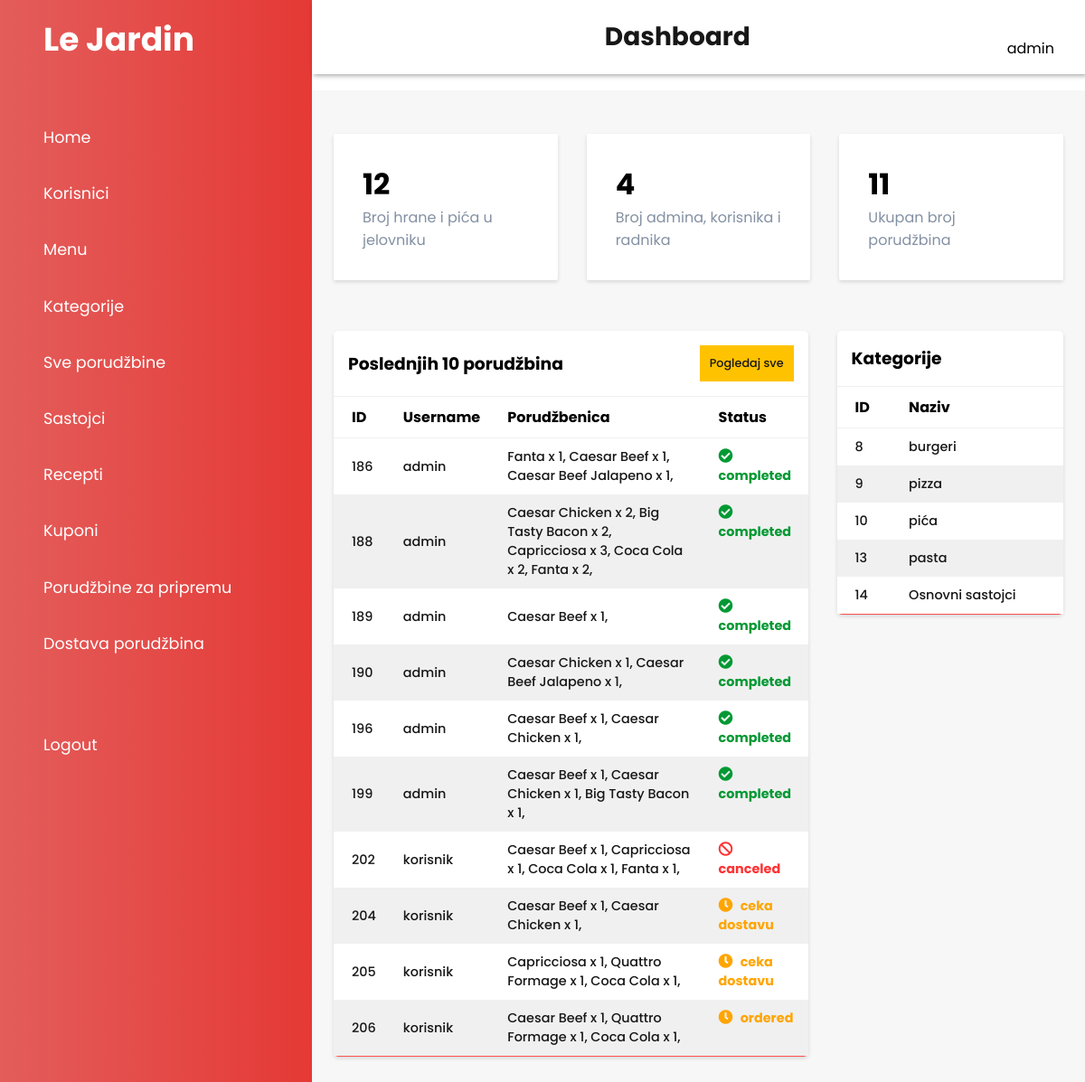
/admin/index.php (signed in), run on an earlier commit of the app's database.
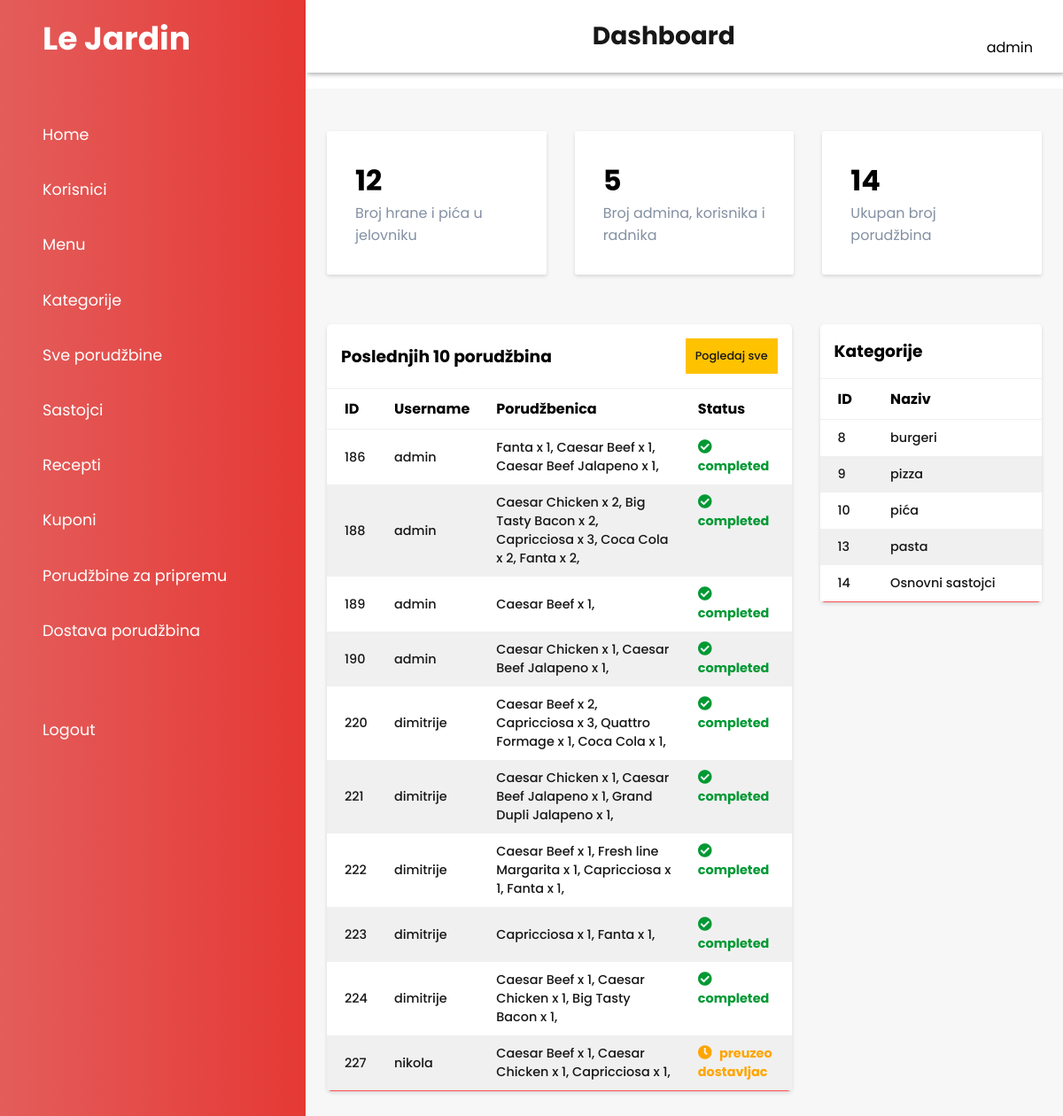
And on a later commit of the database.
### tables this page shows
CREATE TABLE `orders` (
  `id_order` int(11) NOT NULL,
  `name` varchar(100) NOT NULL,
  `email` varchar(100) NOT NULL,
  `usernameID` int(11) NOT NULL,
  `phone` varchar(20) NOT NULL,
  `city` varchar(100) NOT NULL,
  `address` varchar(255) NOT NULL,
  `pmode` varchar(50) NOT NULL,
  `products` varchar(255) NOT NULL,
  `amount_paid` varchar(100) NOT NULL,
  `order_status` varchar(100) NOT NULL,
  `membership_order` varchar(100) NOT NULL,
  `time` datetime DEFAULT NULL
);

CREATE TABLE `tbl_category` (
  `id` int(11) NOT NULL,
  `title` varchar(100) NOT NULL,
  `food` varchar(100) NOT NULL
);

### admin/delovi/login-check.php (called while the page is built, shortened)
<?php
    if(!isset($_SESSION['user']))
    {
        $_SESSION['no-login-message'] = "<div class='error'>Please login to access Admin Panel. </div>";
        header('location:'.'login.php');
    }else if(isset($_SESSION['user'])){
        $username = $_SESSION['user'];
        $sql = "SELECT * FROM tbl_admin WHERE username = '$username' ";
        $res = mysqli_query($conn, $sql);
        $rows_session = mysqli_fetch_assoc($res);
        $status = $rows_session['status'];
    }
?>

### admin/index.php (the view, shortened to what the changed rows need)
<?php include('delovi/header-admin.php'); ?>
<?php
    $broj_porudzbina = 0;
    $sql_porudzbine = "SELECT * FROM orders WHERE id_order!=''";
    $res_porudzbine = mysqli_query($conn, $sql_porudzbine);
    while($rows_porudzbine=mysqli_fetch_assoc($res_porudzbine))
    {
        $broj_porudzbina = $broj_porudzbina +1;
    }
    $broj_jelovnik = 0;
    $sql_jelovnik = "SELECT * FROM tbl_food WHERE id!=''";
    $res_jelovnik = mysqli_query($conn, $sql_jelovnik);
    while($rows_jelovnik=mysqli_fetch_assoc($res_jelovnik))
    {
        $broj_jelovnik = $broj_jelovnik +1;
    }
    $broj_korisnik = 0;
    $sql_korisnik = "SELECT * FROM tbl_admin WHERE id!=''";
    $res_korisnik = mysqli_query($conn, $sql_korisnik);
    while($rows_korisnik=mysqli_fetch_assoc($res_korisnik))
    {
        $broj_korisnik = $broj_korisnik +1;
    }
    $sql = "SELECT * FROM orders INNER JOIN tbl_admin ON orders.usernameID=tbl_admin.id ORDER BY orders.id_order LIMIT 10";
    $res = mysqli_query($conn, $sql);
    $count = mysqli_num_rows($res);
    $sql_kategorije = "SELECT * FROM tbl_category";
    $res_kategorije = mysqli_query($conn, $sql_kategorije);
    $count_kategorije = mysqli_num_rows($res_kategorije);
?>
<?php
    if($role == 'admin' || $role == 'kuvar' || $role == 'dostavljac'){
        if($status=='active'){
?>
        <main>
            <div class="cards">
                <div class="card-single">
                    <div>
                        <h1>
                        <?php
                            echo $broj_jelovnik;
                        ?>
                        </h1>
                        <span>Broj hrane i pića u jelovniku</span>
                    </div>
                </div>
                <div class="card-single">
                    <div>
                        <h1>
                        <?php
                            echo $broj_korisnik;
                        ?>
                        </h1>
                        <span>Broj admina, korisnika i radnika</span>
                    </div>
                </div>
                <div class="card-single">
                    <div>
                        <h1>
                        <?php
                            echo $broj_porudzbina;
                        ?>
                        </h1>
                        <span>Ukupan broj porudžbina</span>
                    </div>
                </div>
            </div>
            <div class="recent-grid">
                <div class="projects">
                    <div class="card">
                        <div class="card-header">
                            <h3>Poslednjih 10 porudžbina</h3>
                            <a href="sve-porudzbine.php">Pogledaj sve</a>
                        </div>
                        <div class="card-body">
                            <div class="table-responsive">
                                <table width="100%" id="tabela_index">
                                    <thead>
                                        <th>ID</th>
                                        <th>Username</th>
                                        <th>Porudžbenica</th>
                                        <th>Status</th>
                                    </thead>
                                    <tbody>
                                    <?php
                                        if($count>0){
                                            while($rows=mysqli_fetch_assoc($res))
                                            {
                                                $id = $rows['id_order'];
                                                $username = $rows['username'];
                                                $porudzbina = $rows['products'];
                                                $status = $rows['order_status'];
                                    ?>
                                                <tr>
                                                    <td data-label="ID"><?php echo $id; ?></td>
                                                    <td data-label="Username"><?php echo $username; ?></td>
                                                    <td data-label="Porudžbina"><?php echo $porudzbina; ?></td>
                                                    <td data-label="Status">
                                                        <?php
                                                            if($status=='canceled')
                                                            {
                                                        ?>
                                                            <div class="canceled-status">
                                                                <i class="fas fa-ban"></i>
                                                                <?php
                                                                    echo $status;
                                                                ?>
                                                            </div>
                                                            <?php
                                                            }else if($status=='completed'){
                                                            ?>
                                                            <div class="completed-status">
                                                                <i class="fas fa-check-circle"></i>
                                                            <?php
                                                                    echo $status;
                                                            ?>
                                                            </div>
                                                            <?php
                                                            }else{
                                                                ?>
                                                            <div class="pending-status">
                                                                <i class="fas fa-clock"></i>
                                                            <?php
                                                                echo $status;
                                                            }
                                                                ?>
                                                            </div>
                                                    </td>
                                                </tr>
                                            <?php
                                                }
                                        }
                                    ?>
                <div class="customers">
                    <div class="card">
                        <div class="card-header">
                            <h3>Kategorije</h3>
                        </div>
                        <div class="table-responsive">
                            <table width="100%" id="tabela_index">
                                <thead>
                                    <th>ID</th>
                                    <th>Naziv</th>
                                </thead>
                                <tbody>
                                <?php
                                if($count_kategorije>0){
                                    while($rows_kategorija=mysqli_fetch_assoc($res_kategorije))
                                    {
                                        $id_kategorija = $rows_kategorija['id'];
                                        $title_kategorija = $rows_kategorija['title'];
                                    ?>
                                    <tr>
                                        <td data-label="ID"><?php echo $id_kategorija; ?></td>
                                        <td data-label="Naziv"><?php echo $title_kategorija; ?></td>
                                    </tr>
                                    <?php
                                    }
                                }
                                    ?>
                                </tbody>
                            </table>
                        </div>
                    </div>
                </div>
        <?php
        }else{
            $_SESSION['inactive_status'] = "Vaš nalog nije više aktivan. Kontaktirajte podršku za više informacija.";
            header('location: login.php');
        }
    }else{
            header('location: login.php');
        }
        ?>
    </body>
</html>

What changed in the data, as far as the page shows it:
removed orders: id_order "196", usernameID.username "admin", products "Caesar Beef x 1, Caesar Chicken x 1,", order_status "completed"
removed orders: id_order "199", usernameID.username "admin", products "Caesar Beef x 1, Caesar Chicken x 1, Big Tasty Bacon x 1,", order_status "completed"
removed orders: id_order "202", usernameID.username "korisnik", products "Caesar Beef x 1, Capricciosa x 1, Coca Cola x 1, Fanta x 1,", order_status "canceled"
removed orders: id_order "204", usernameID.username "korisnik", products "Caesar Beef x 1, Caesar Chicken x 1,", order_status "ceka dostavu"
removed orders: id_order "205", usernameID.username "korisnik", products "Capricciosa x 1, Quattro Formage x 1, Coca Cola x 1,", order_status "ceka dostavu"
removed orders: id_order "206", usernameID.username "korisnik", products "Caesar Beef x 1, Quattro Formage x 1, Coca Cola x 1,", order_status "ordered"
added orders: id_order "220", usernameID.username "dimitrije", products "Caesar Beef x 2, Capricciosa x 3, Quattro Formage x 1, Coca Cola x 1,", order_status "completed"
added orders: id_order "221", usernameID.username "dimitrije", products "Caesar Chicken x 1, Caesar Beef Jalapeno x 1, Grand Dupli Jalapeno x 1,", order_status "completed"
added orders: id_order "222", usernameID.username "dimitrije", products "Caesar Beef x 1, Fresh line Margarita x 1, Capricciosa x 1, Fanta x 1,", order_status "completed"
added orders: id_order "223", usernameID.username "dimitrije", products "Capricciosa x 1, Fanta x 1,", order_status "completed"
added orders: id_order "224", usernameID.username "dimitrije", products "Caesar Beef x 1, Caesar Chicken x 1, Big Tasty Bacon x 1,", order_status "completed"
added orders: id_order "227", usernameID.username "nikola", products "Caesar Beef x 1, Caesar Chicken x 1, Capricciosa x 1,", order_status "preuzeo dostavljac"
Also different on the page:
$broj_korisnik: "4" → "5"
$broj_porudzbina: "11" → "14"
